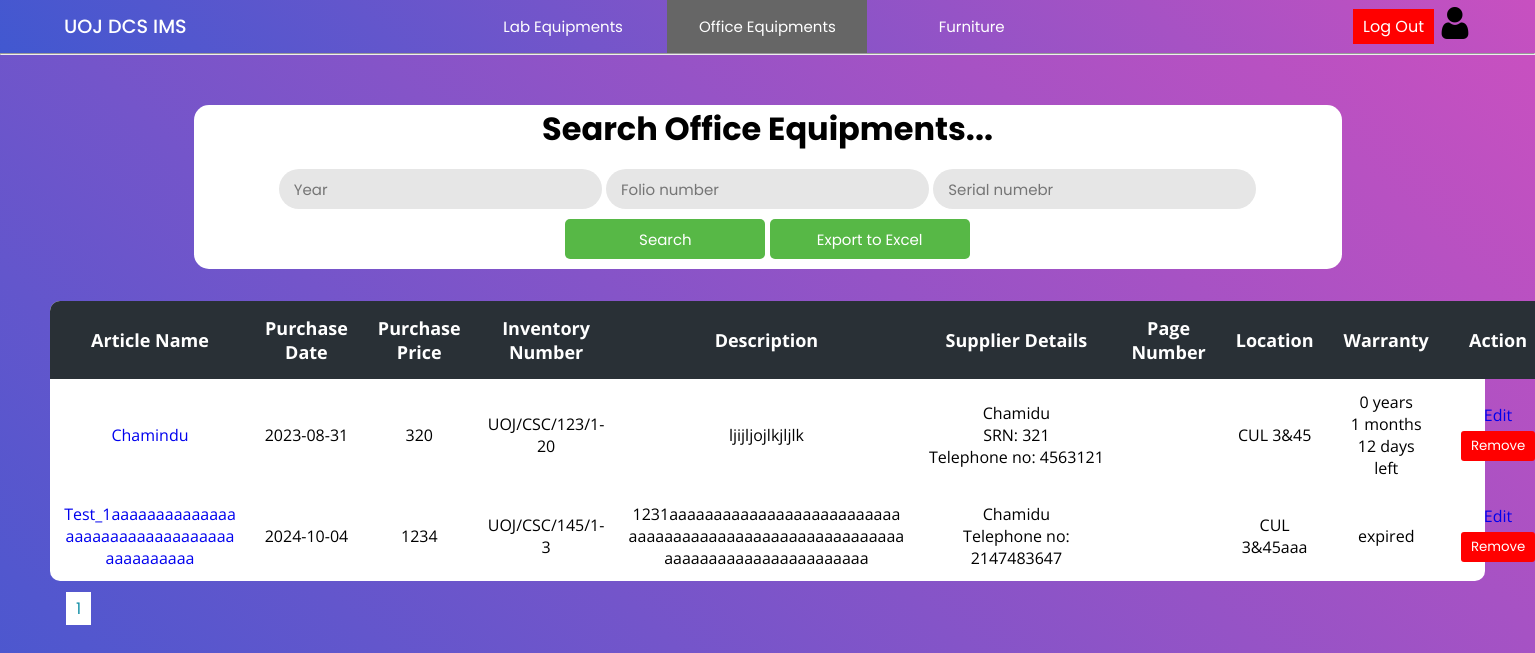
/Project/office/office.php (signed in), run on an earlier commit of the app's database.
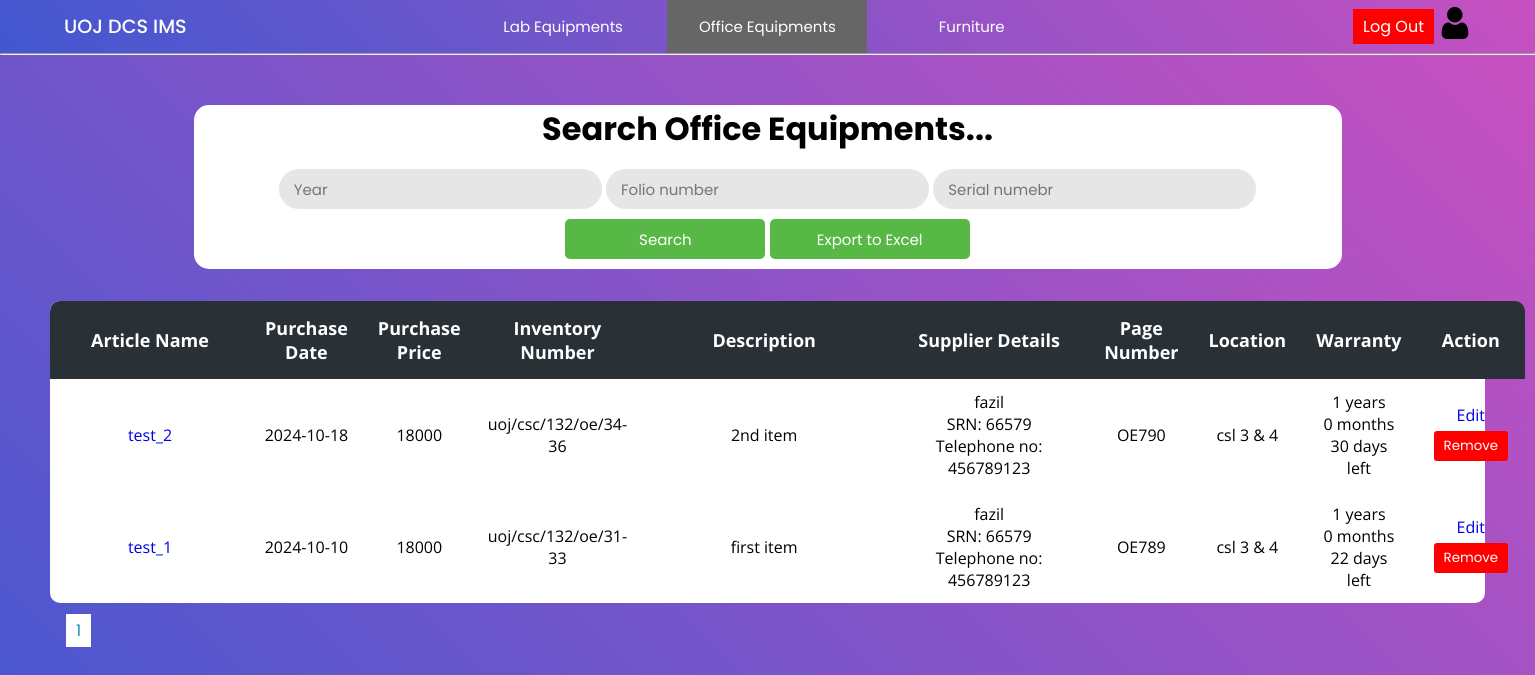
And on a later commit of the database.
### tables this page shows
CREATE TABLE `o_invoice` (
  `invoice_id` int(11) NOT NULL,
  `name` varchar(200) NOT NULL,
  `date` date NOT NULL,
  `price` float NOT NULL,
  `quantity` int(11) NOT NULL,
  `folio_number` varchar(50) NOT NULL,
  `description` varchar(400) NOT NULL,
  `supplier_name` varchar(150) NOT NULL,
  `supplier_tt` int(15) NOT NULL,
  `srn` int(11) NOT NULL,
  `page_number` varchar(15) NOT NULL,
  `location` varchar(50) NOT NULL,
  `warranty` int(11) NOT NULL
);

### Project/office/office.php (the view, shortened to what this page needs)
<?php
include("../config/connection.php");
$rowsPerPage = 10;
$page = isset($_GET['page']) ? intval($_GET['page']) : 1;
$offset = ($page - 1) * $rowsPerPage;
$queryinvoice = "SELECT * FROM o_invoice ORDER BY invoice_id DESC LIMIT $offset, $rowsPerPage";
$totalRows = mysqli_num_rows(mysqli_query($con, "SELECT * FROM o_invoice"));
$totalPages = ceil($totalRows / $rowsPerPage);
?>
<!DOCTYPE html>
<html lang="en">
<head>
    <link rel="stylesheet" href="../css/lab.css">
    <link rel="stylesheet" href="../css/main.css">
</head>
<body>
    <?php include("../header/header.php"); ?>
    <hr>
    <div class="main-container">
        <div class="container">
            <h2>Search Office Equipments...</h2>
            <div>
                <form action="office.php" method="post">
                    <input type="number" placeholder="Year" name="year" value="<?php if (isset($_POST['year'])) {
                                                                                    echo $_POST['year'];
                                                                                } ?>" />
                    <input type="text" placeholder="Folio number" name="folio" value="<?php if (isset($_POST['folio'])) {
                                                                                            echo $_POST['folio'];
                                                                                        } ?>" />
                    <input type="text" placeholder="Serial numebr" name="SN" value="<?php if (isset($_POST['SN'])) {
                                                                                        echo $_POST['SN'];
                                                                                    } ?>" />
                    <input class="button" type="submit" name="search" value="Search" />
                    <input class="button" type="submit" name="export" value="Export to Excel" />
                </form>
            </div>
        </div>
        <div class="table-con">
            <table>
                <thead>
                    <tr>
                        <th>Article Name</th>
                        <th>Purchase Date</th>
                        <th>Purchase Price</th>
                        <th>Inventory Number</th>
                        <th>Description</th>
                        <th colspan=2>Supplier Details</th>
                        <th>Page Number</th>
                        <th>Location</th>
                        <th>Warranty</th>
                        <th>Action</th>
                    </tr>
                </thead>
                <tbody>
                    <?php
                    $resultinvoice = mysqli_query($con, $queryinvoice);
                    while ($rowinvoice = mysqli_fetch_assoc($resultinvoice)) {
                    ?>
                        <tr>
                            <td class="name"><a href="officeItems.php?search=true&id=<?php echo $rowinvoice['invoice_id'] ?>"><?php echo $rowinvoice['name'] ?></a></td>
                            <td><?php echo $rowinvoice['date'] ?></td>
                            <td><?php echo $rowinvoice['price'] ?></td>
                            <td><?php echo $rowinvoice['folio_number'] ?></td>
                            <td class="description"><?php echo $rowinvoice['description'] ?></td>
                            <td class="sname" colspan=2>
                                <?php
                                echo $rowinvoice['supplier_name'];
                                if (!empty($rowinvoice['srn'])) {
                                    echo "<br>SRN: " . $rowinvoice['srn'];
                                }
                                if (!empty($rowinvoice['supplier_tt'])) {
                                    echo "<br>Telephone no: " . $rowinvoice['supplier_tt'];
                                }
                                ?>
                            </td>
                            <td><?php echo $rowinvoice['page_number'] ?></td>
                            <td><?php echo $rowinvoice['location'] ?></td>
                            <td>
                                <?php
                                $purchaseDate = $rowinvoice['date'];
                                $warrantyMonths = $rowinvoice['warranty'];
                                $purchaseDateObj = new DateTime($purchaseDate);
                                $purchaseDateObj->modify("+$warrantyMonths months");
                                $currentDate = new DateTime();
                                if ($purchaseDateObj > $currentDate) {
                                    $interval = $currentDate->diff($purchaseDateObj);
                                    echo
                                    $interval->y . " years<br>"
                                        . $interval->m . " months<br>"
                                        . $interval->d . " days<br>left";
                                } else {
                                    echo "expired";
                                }
                                ?>
                            </td>
                            <td>
                                <a href="addData.php?id=<?php echo $rowinvoice['invoice_id'] ?>">Edit</a>
                                <form method="post" action="actionItem.php">
                                    <button class="logout" type="submit" onclick="return confirm('Are you sure to remove this record ?')" style="margin:5px;background-color: #ff0000; color: #ffffff; border: none; padding: 5px 10px; cursor: pointer;">Remove</button>
                                </form>
                            </td>
                        </tr>
                    <?php
                    }
                    ?>
                </tbody>
            </table>
        </div>
        <div class="pagination" style="margin:15px;">
            <?php
            for ($i = 1; $i <= $totalPages; $i++) {
                echo '<a href="?page=' . $i . '" style="margin:1px;background-color: #fff; color: #1690A7; border: none; padding: 5px 10px; cursor: pointer; width:5px;">' . $i . '</a>';
            }
            ?>
        </div>
    </div>
</body>
</html>

### Project/header/header.php (shortened to what this page needs)
<!DOCTYPE html>
<html lang="en">
<head>
    <link rel="stylesheet" href="../css/header.css">
    <link rel="stylesheet" href="../css/main.css">
</head>
<body>
    <div class="nav-bar">
        <div class="header_1">
            <a href="../admin/index.php"><h1>UOJ DCS IMS </h1></a>
        </div>
        <div class="header_2">
            <ul>
                <li class="lab"><a href="../lab/lab.php" >Lab Equipments</a>
                </li>
                <li class="office"><a href="../office/office.php">Office Equipments</a>
                </li>
                <li class="furniture"><a href="../furniture/furniture.php">Furniture</a>
                </li>
            </ul>
        </div>
        <div class="inside_1">
        <a href="../login/logout.php" class="logout">Log Out</a>
        <?php
            $username = $_SESSION['uname'];
            $query = "SELECT role FROM admin WHERE username = '$username' ";
            $result = mysqli_query($con,$query);
            $row = mysqli_fetch_assoc($result);
            if ('masteradmin' == $row['role']) {
                ?>
                <a href="../admin/masterAdminAction.php">
                    <img src="../Multimedia/user.png" alt="user">
                </a>
                <?php
            } else {
                ?>
                <a href="../admin/adminAction.php">
                    <img src="../Multimedia/user.png" alt="user">
                </a>
                <?php
            }
        ?>
        </div>
    </div>
</body>
</html>

### Project/css/lab.css (style rules this page uses)
.main-container { padding: 50px; min-height: 100vh; height: fit-content; background: linear-gradient(-135deg, #c850c0, #4158d0); }
.container { text-align: center; background-color: white; border-radius: 15px; width: 80%; margin: auto; margin-bottom: 2rem; padding: 0 0 10px 0; }
h2 { font-size: 2rem; margin-bottom: 1rem; font-family: 'Poppins', sans-serif; }
.button { background: #57b846; color: white; cursor: pointer; height: 40px; border-radius: 5px; padding: 0 15px 0 15px; border: none; font-family: 'Poppins', sans-serif; width: 200px; margin-top: 10px; }
table { border-collapse: collapse; border-radius: 10px; overflow: hidden; max-width: 100%; margin: 0 auto; position: relative; }
.table-con { border-collapse: collapse; background: #fff; border-radius: 10px; width: auto; margin: auto; position: relative; font-family: 'Open Sans'; text-align: center; background: #fff; }
.table-con td.description { max-width: 300px; word-wrap: break-word; min-width: 250px; }
.table-con td.name { max-width: 200px; word-wrap: break-word; min-width: 200px; }
.table-con td.sname { max-width: 300px; word-wrap: break-word; min-width: 200px; }
th { width: 100px; font-size: 18px; background: #293036; color: white; padding: 15px; }
td { padding: 12px; }
input { font-size: 15px; color: #666; background: #e6e6e6; height: 40px; border-radius: 20px; padding: 0 15px 0 15px; border: none; font-family: 'Poppins', sans-serif; }
.logout { margin: 5px; background-color: #ff0000; color: #ffffff; border: none; padding: 5px 10px; cursor: pointer; }

### Project/css/main.css (style rules this page uses)
* { margin: 0; padding: 0; text-decoration: none; box-sizing: border-box; }
:root { --bg-gradient: linear-gradient(-135deg, #c850c0, #4158d0); --bg-gray: #e6e6e6; --text-color: #666; --inp-color: #57b846; }
body { font-family: 'Poppins', sans-serif; }

### Project/css/header.css (style rules this page uses)
* { margin: 0; padding: 0; text-decoration: none; box-sizing: border-box; }
:root { --bg-gradient: linear-gradient(-135deg, #c850c0, #4158d0); --bg-gray: #e6e6e6; --text-color: #666; --inp-color: #57b846; }
body { font-family: 'Poppins', sans-serif; }
.nav-bar { display: flex; justify-content: space-between; align-items: center; padding: 0 4rem; background: var(--bg-gradient); box-shadow: 0 5px 30px rgb(0, 0, 0); }
h1 { font-size: 1.2rem; font-weight: 500; color: white; }
.inside_1 img { width: 2rem; }
ul { list-style: none; }
ul li { display: inline-block; position: relative; }
ul li a { display: block; padding: 15px 25px; color: #fff; text-decoration: none; text-align: center; font-size: 15px; width: 200px; }
.inside_1 { display: flex; justify-content: center; align-items: center; }
button { border: none; padding: 3px 4px; border-radius: 3px; font-family: 'Poppins', sans-serif; margin-right: 10px; }
.logout { margin: 5px; background-color: #ff0000; color: #ffffff; border: none; padding: 5px 10px; cursor: pointer; }

### Project/office/office.php (style rules this page uses)
ul .office a { background-color: var(--text-color) }

What changed in the data, as far as the page shows it:
removed o_invoice: name "Chamindu", date "2023-08-31", price "320", folio_number "UOJ/CSC/123/1-20", description "ljijljojlkjljlk", supplier_name "Chamidu", srn "321", supplier_tt "4563121", location "CUL 3&45", date+warranty "0", date+warranty "1", date+warranty "12"
removed o_invoice: name "Test_1aaaaaaaaaaaaaaaaaaaaaaaaaaaaaaaaaaaaaaaaaaa", date "2024-10-04", price "1234", folio_number "UOJ/CSC/145/1-3", description "1231aaaaaaaaaaaaaaaaaaaaaaaaaaaaaaaaaaaaaaaaaaaaaaaaaaaaaaaaaaaaaaaaaaaaaaaaaaaaaaaa", supplier_name "Chamidu", supplier_tt "2147483647", location "CUL 3&45aaa", warranty "expired"
added o_invoice: name "test_2", date "2024-10-18", price "18000", folio_number "uoj/csc/132/oe/34-36", description "2nd item", supplier_name "fazil", srn "66579", supplier_tt "456789123", page_number "OE790", location "csl 3 & 4", date+warranty "1", date+warranty "0", date+warranty "30"
added o_invoice: name "test_1", date "2024-10-10", price "18000", folio_number "uoj/csc/132/oe/31-33", description "first item", supplier_name "fazil", srn "66579", supplier_tt "456789123", page_number "OE789", location "csl 3 & 4", date+warranty "1", date+warranty "0", date+warranty "22"
